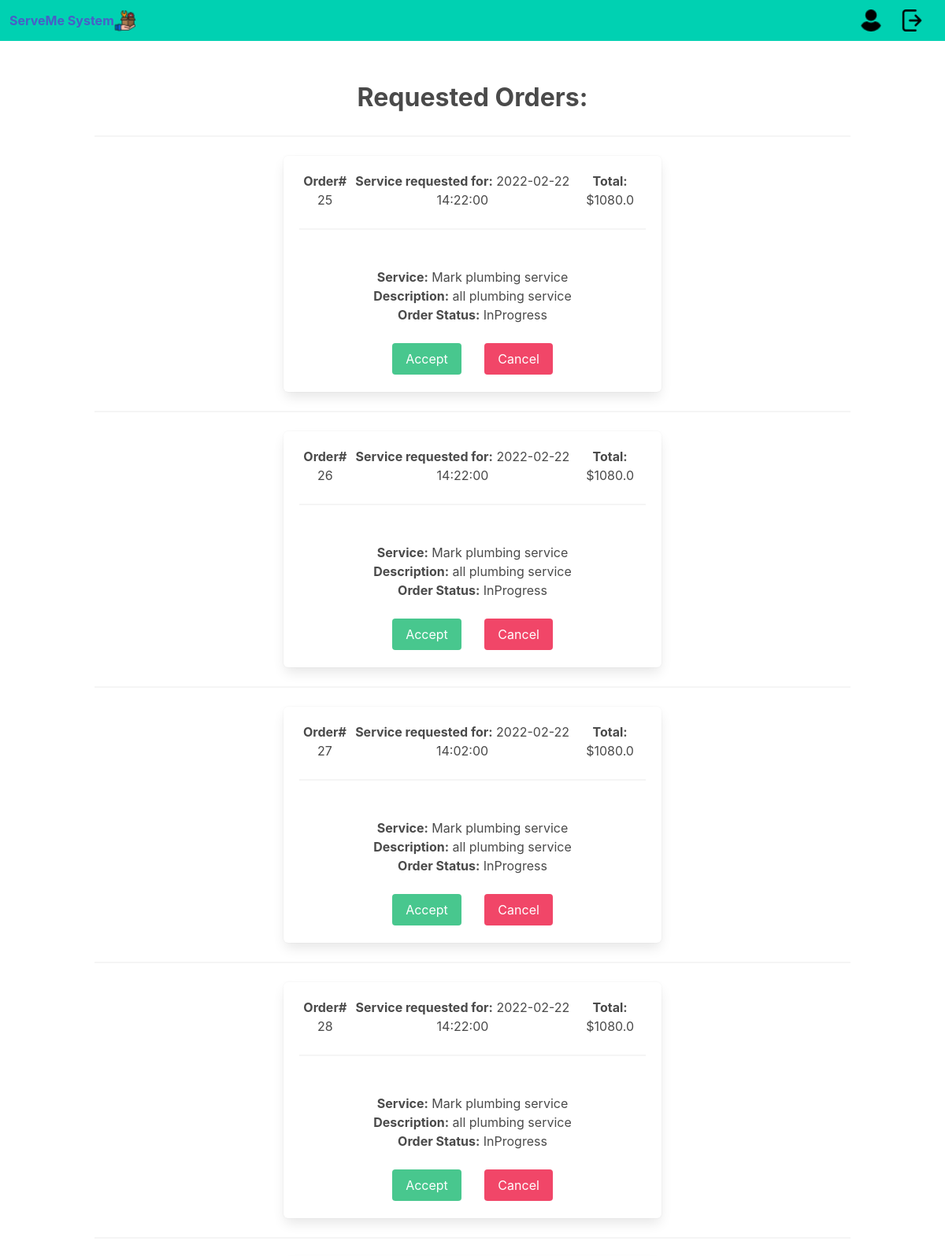
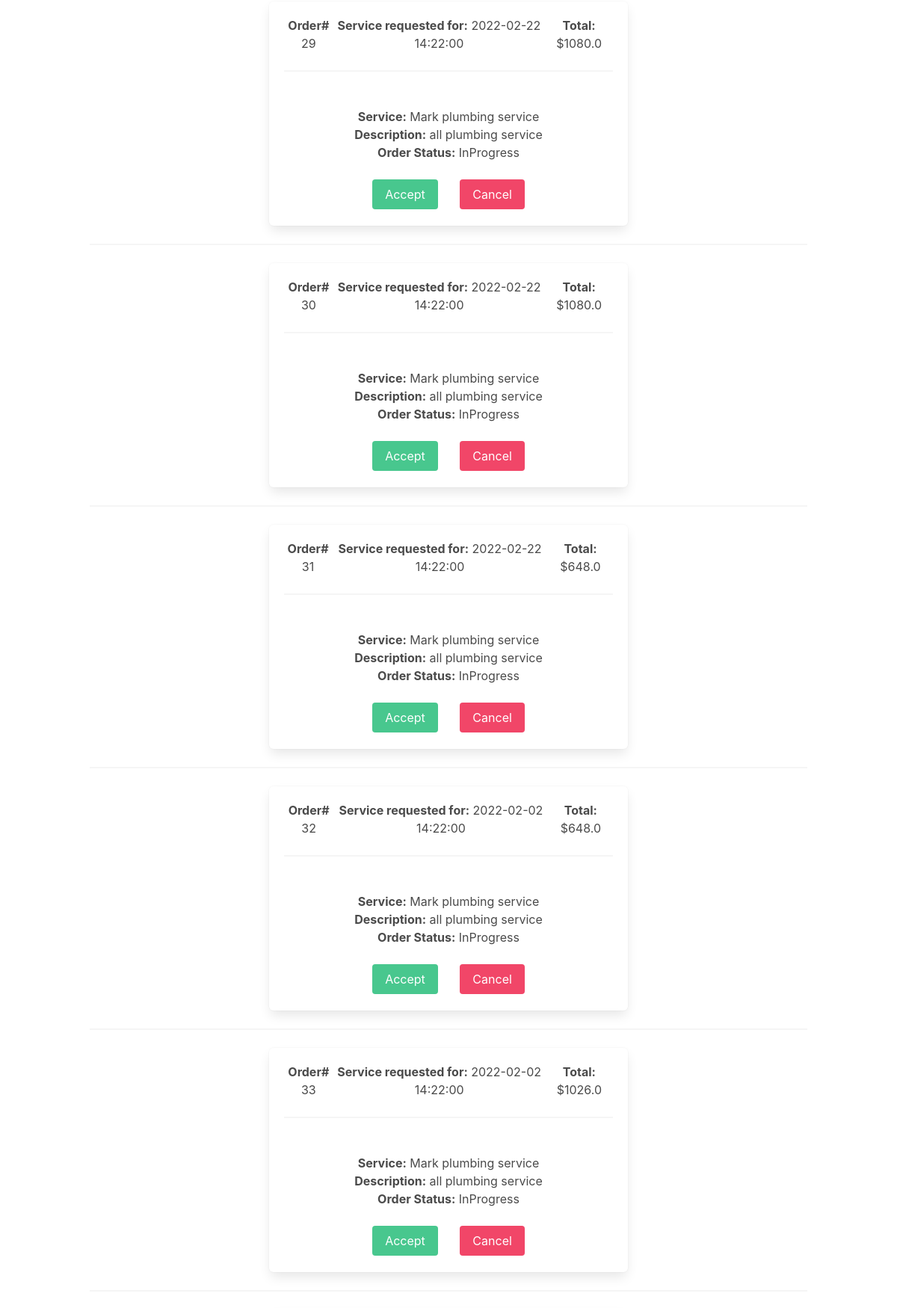
Screenshot of /requested_orders_provider (signed in, upper part) with the database file from the repository (2 pictures, top to bottom).
### serveme/models.py (models this page shows, shortened)
class Service (db.Model):
    provider_id     = db.Column(db.Integer, db.ForeignKey('provider.provider_id'), nullable=False)
    service_id      = db.Column(db.Integer, nullable=False, primary_key=True)
    rating_avg      = db.Column(db.Float(precision=2), nullable=False)
    service_name    = db.Column(db.String(20), nullable=False)
    cost            = db.Column(db.Float(precision=2), nullable=False)
    description     = db.Column(db.String(255), nullable=False)
    category        = db.Column(db.String(20), nullable=False)

class Order (db.Model):
    order_id        = db.Column(db.Integer, primary_key=True)
    provider_id     = db.Column(db.Integer, nullable=False)
    service_id      = db.Column(db.Integer, nullable=False)
    userID          = db.Column(db.Integer, db.ForeignKey('user.userID'), nullable=False)
    cost            = db.Column(db.Float(precision=2), nullable=False)
    review_id       = db.Column(db.Integer)
    description     = db.Column(db.String(255))
    date            = db.Column(db.DateTime())
    status          = db.Column(db.String(255))

### serveme/orderController.py (the view)
@orderController.route('/requested_orders_provider')
@login_required
def requested_orders_provider():
    provider = Provider.query.filter_by(userID = current_user.userID).first()
    provider_id = provider.provider_id
    orders = Order.query.filter_by(provider_id = provider_id).all()
    services = Service.query.filter_by(provider_id = provider_id )
    return render_template('requested_orders_provider.html', provider = provider, user=current_user, orders = orders, services = services)

### serveme/templates/requested_orders_provider.html (shortened to what this page needs)
{% extends "provider_base.html" %}
{% block content %}
<br>
<br>
<div class="is-size-3">
       <b>Requested Orders:</b>
</div>
    {% for order in orders %}
     {% for service in services %}
      {% if service.provider_id == order.provider_id and order.service_id == service.service_id %}
      {%if order.status == "InProgress" or order.status == "Accepted"%}
      <hr>
    <div class="box" style="height:300px; margin:auto; width:50%">
      <div style="display:flex; flex-direction: horizontal; justify-content: space-around;">
        <div><b>Order#</b> {{order.order_id}}</div>
        <div><b>Service requested for:</b> {{order.date}}</div>
        <div><b>Total:</b> ${{order.cost}}</div>
      </div>
      <hr>
            <div>
            <br>
                <b>Service:</b>
                {{service.service_name}}
                <br>
                <b>Description:</b>
                {{service.description}}
                <br>
                <b>Order Status:</b>
                {{order.status}}
              </div>
              <br>
              {% if order.status == "InProgress"%}
          <form method="POST", action="{{ url_for('orderController.change_service_status',orderID=order.order_id)}}">
          <div style="margin-left:auto">
            <button type="submit" name="acceptOrder" value="acceptOrder" button class="button is-success">Accept </button>
            <button type="submit" name="cancelOrder" value="cancelOrder" button class="button is-danger" style="margin-left: 25px;">Cancel </button>
          </div>
          </form>
          {%endif%}
        </div>
        {%endif%}
    {%endif%}
    {%endfor%}
   {%endfor%}
   <br>
{% endblock %}

### rows the page displays
Order: order_id "25", date "2022-02-22 14:22:00", cost "1080.0", status "InProgress"
Service: service_name "Mark plumbing service", description "all plumbing service"
Order: order_id "26", date "2022-02-22 14:22:00", cost "1080.0", status "InProgress"
Order: order_id "27", date "2022-02-22 14:02:00", cost "1080.0", status "InProgress"
Order: order_id "28", date "2022-02-22 14:22:00", cost "1080.0", status "InProgress"
Order: order_id "29", date "2022-02-22 14:22:00", cost "1080.0", status "InProgress"
Order: order_id "30", date "2022-02-22 14:22:00", cost "1080.0", status "InProgress"
Order: order_id "31", date "2022-02-22 14:22:00", cost "648.0", status "InProgress"
Order: order_id "32", date "2022-02-02 14:22:00", cost "648.0", status "InProgress"
Order: order_id "33", date "2022-02-02 14:22:00", cost "1026.0", status "InProgress"
